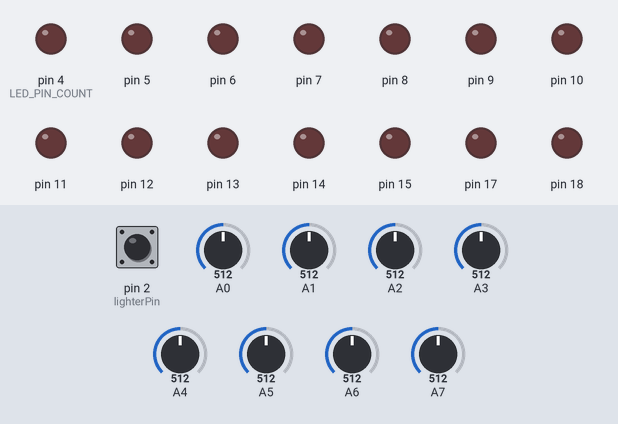
This sketch was run on a simulated Arduino Mega 2560, built with avr-gcc and run on an emulated ATmega2560. Shown: output pins drawn as LEDs (lit = HIGH). Inputs (shaded band) come from the test bench; at power-on: pin 2 (lighterPin) HIGH, A0 = 512, A1 = 512, A2 = 512, A5 = 512, A3 = 512, A4 = 512, A6 = 512, A7 = 512. Random numbers use the default seed unless the sketch sets one.

Above: at 1.2 s.
1.3 s: pin 2 (lighterPin) pulled LOW for 0.15 s
4.3 s: A0 set to 210
At 6.86 s:
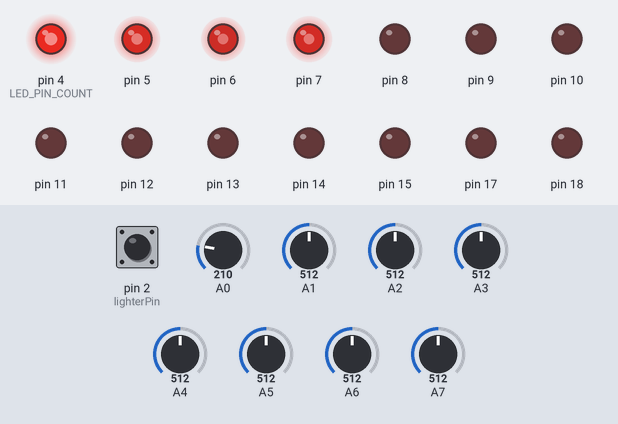
Timing chart, 0 to 6.8 s (numbered marks = the images above; inputs shaded):
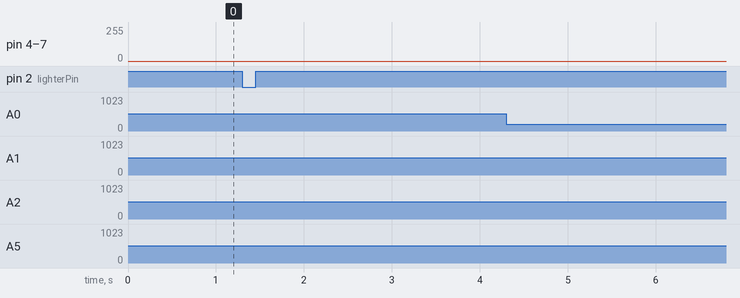

The sketch:

chanukiah.ino
```cpp
/**
  Flame-free chanukiah!
  Perfect for pets, apartments, and any other situation where fire is a bad idea.

  To use:
    1. click green ">" button to start the program running.
    2. click yellow circle button to light the shamash.
    3. for each candle you want to light,
       click the red LDR sensor below the candle and drag the slider to the right.
    4. enjoy watching the candles burn!
    5. once all the candles have burned out, press the gray square STOP button
       or refresh your browser window to reset the simulation.

  ***How to change candle colors:
      in the "diagram.json" tab, find the "wokwi-led-bar-graph" elements. these are the candles!
      for the candle you want, put in the hex code for your desired color, ex. "#FFFF00"
      ***special candle color gradient codes:
         "BCYR": blue, cyan, yellow, red
         "GYR": green, yellow, red

  *** How to change burn duration:
      use #define DRIP_ROLL_MAX, DRIP_CUTOFF_REG, DRIP_CUTOFF_LAST to change the burn duration!
      defaults (1080,7,2) burn for about 15-25 minutes, hopefully.
      (360,7,2) burns for about 7-12 minutes.
      DRIP_ROLL_MAX: increase this to make candles burn for longer overall.
      DRIP_CUTOFF_REG: increase this to make candles to burn more unevenly.
      DRIP_CUTOFF_LAST: decrease this (don't go less than 1) to make the last nub of a candle last longer.


  Implementation info:
    this code uses Charlieplexing to light a large number of LEDs using relatively few pins!
    read more about Charlieplexing here: https://en.wikipedia.org/wiki/Charlieplexing

  by G Rosen
*/

//TODO: do we want an enforced drip once every 5 minutes or so?

#define LEDS_PER_CANDLE 10
#define LED_PIN_COUNT 4
#define NUM_CANDLES 9
#define SCAN_DELAY 1
#define DISABLE_LDR 99

#define DRIP_ROLL_MAX 1080
#define DRIP_CUTOFF_REG 7
#define DRIP_CUTOFF_LAST 2


#define WAITING 1
#define LIGHTING 2

struct candleStruct {
  uint8_t setLedPins[LED_PIN_COUNT];
  uint8_t ledPins[LEDS_PER_CANDLE][2]; //format: {anodePin,cathodePin}
  uint8_t height;
  //flicker timer stuff
  unsigned long prevMillis;
  int flickerDuration;
  bool flickerState;
  //photoresistor pin (if necessary)
  uint8_t ldrPin;
} ;


//Pins n states
const uint8_t lighterPin = 2;
uint8_t chanukiahState = 0;
unsigned long prevMillisDrip = 0;

candleStruct candle0 = {
  {4, 5, 6, 7},
  { {4, 5},
    {4, 6},
    {4, 7},
    {5, 4},
    {5, 6},
    {5, 7},
    {6, 4},
    {6, 5},
    {6, 7},
    {7, 5}
  },
  0, //height
  0, //prevMillis
  500, //flickerDuration
  1, //flickerState
  A9
};

candleStruct candle1 = {
  {8, 9, 10, 11},
  { {8, 9},
    {8, 10},
    {8, 11},
    {9, 8},
    {9, 10},
    {9, 11},
    {10, 8},
    {10, 9},
    {10, 11},
    {11, 8}
  },
  0,
  0,
  500,
  1,
  A0
};

candleStruct candle2 = {
  {12, 13, 14, 15},
  { {12, 13},
    {12, 14},
    {12, 15},
    {13, 12},
    {13, 14},
    {13, 15},
    {14, 12},
    {14, 13},
    {14, 15},
    {15, 12}
  },
  0,
  0,
  500,
  1,
  A1
};

candleStruct candle3 = {
  {16, 17, 18, 19},
  { {16, 17},
    {16, 18},
    {16, 19},
    {17, 16},
    {17, 18},
    {17, 19},
    {18, 16},
    {18, 17},
    {18, 19},
    {19, 16}
  },
  0,
  0,
  500,
  1,
  A2
};

candleStruct candle4 = {
  {20, 21, 22, 23},
  { {20, 21},
    {20, 22},
    {20, 23},
    {21, 20},
    {21, 22},
    {21, 23},
    {22, 20},
    {22, 21},
    {22, 23},
    {23, 20}
  },
  0,
  0,
  500,
  1,
  A3
};

candleStruct candle5 = {
  {24, 25, 26, 27},
  { {24, 25},
    {24, 26},
    {24, 27},
    {25, 24},
    {25, 26},
    {25, 27},
    {26, 24},
    {26, 25},
    {26, 27},
    {27, 24}
  },
  0,
  0,
  500,
  1,
  A4
};
candleStruct candle6 = {
  {28, 29, 30, 31},
  { {28, 29},
    {28, 30},
    {28, 31},
    {29, 28},
    {29, 30},
    {29, 31},
    {30, 28},
    {30, 29},
    {30, 31},
    {31, 28}
  },
  0,
  0,
  500,
  1,
  A5
};
candleStruct candle7 = {
  {32, 33, 34, 35},
  { {32, 33},
    {32, 34},
    {32, 35},
    {33, 32},
    {33, 34},
    {33, 35},
    {34, 32},
    {34, 33},
    {34, 35},
    {35, 32}
  },
  0,
  0,
  500,
  1,
  A6
};
candleStruct candle8 = {
  {36, 37, 38, 39},
  { {36, 37},
    {36, 38},
    {36, 39},
    {37, 36},
    {37, 38},
    {37, 39},
    {38, 36},
    {38, 37},
    {38, 39},
    {39, 36}
  },
  0,
  0,
  500,
  1,
  A7
};

candleStruct allCandles[NUM_CANDLES] = {candle0, candle1, candle2, candle3, candle4,
                                        candle5, candle6, candle7, candle8};

void setup() {
  // set pins
  for (int i = 0; i < NUM_CANDLES; i++) {
    pinMode(allCandles[i].ldrPin, INPUT);
  }
  pinMode(lighterPin, INPUT_PULLUP);

  chanukiahState = WAITING;

  Serial.begin(96500); // for debugging
}

void loop() {
  //Serial.println("chanukiahState: " + String(chanukiahState));

  switch (chanukiahState) {
    case WAITING:
      if (digitalRead(lighterPin) == LOW) {
        //light the shamash!
        chanukiahState = LIGHTING;
        allCandles[0].height = LEDS_PER_CANDLE;
      }
      break;

    case LIGHTING:

      bool stillLighting = 0;
      for (int i = 1; i < NUM_CANDLES ; i++) { //yeah it's supposed to start at 1. 0 is the shamash
        int currentLdrPin = allCandles[i].ldrPin;
        if (allCandles[i].height == 0 && currentLdrPin != DISABLE_LDR) {
          stillLighting = 1;
          // if the candle's not lit yet, check its ldr
          int ldrVal = analogRead(allCandles[i].ldrPin);
          //  Serial.println("candle:"+ String(i)+ " pin: " + String(allCandles[i].ldrPin)+ " ldrVal: " + String(ldrVal));
          if (ldrVal < 200) {
            //when each candle is lit, initialize its height
            allCandles[i].height = LEDS_PER_CANDLE;
            allCandles[i].ldrPin = DISABLE_LDR; //special value so we don't read the ldr again after we've lit a candle once
          }

        }
      }
      break;
    default:
      Serial.println("how'd you get into the default case?");
      break;

  }

  /* candle burning */

  for (uint8_t i = 0; i < LED_PIN_COUNT; i++) {
    for (uint8_t j = 0; j < LED_PIN_COUNT; j++) {
      if (i != j) {
        //loop *here* over all candles so we can limit the scan-delay-ing-
        // turn on i,j for each candle, then delay, then off for each candle
        for (int k = 0; k < NUM_CANDLES; k++) {
          //first, flicker the top

          int currentTopC = allCandles[k].ledPins[allCandles[k].height - 1][1];
          int currentTopA = allCandles[k].ledPins[allCandles[k].height - 1][0];
          //    Serial.println("currentTopA: " + String(currentTopA) + " currentTopC: " + String(currentTopC)
          //    + " height: "+ String(allCandles[k].height));
          if ((allCandles[k].setLedPins[i] == currentTopC && allCandles[k].setLedPins[j] == currentTopA)
              && allCandles[k].height > 0) {
            //light the top light!
            if (allCandles[k].flickerState == LOW) {
              pinMode(allCandles[k].setLedPins[i], INPUT);
              pinMode(allCandles[k].setLedPins[j], INPUT);
            } else {
              //you gotta charlie-light it, you can't just turn it to on- itll mess up the later charlie-lights
              pinMode(allCandles[k].setLedPins[i], OUTPUT);
              pinMode(allCandles[k].setLedPins[j], OUTPUT);
              digitalWrite(allCandles[k].setLedPins[i], LOW);
              digitalWrite(allCandles[k].setLedPins[j], HIGH);
              delay(SCAN_DELAY);
              pinMode(allCandles[k].setLedPins[i], INPUT);
              pinMode(allCandles[k].setLedPins[j], INPUT);
            }

            //update flicker state if necessary
            unsigned long currentMillis = millis();
            if (currentMillis - allCandles[k].prevMillis >= allCandles[k].flickerDuration) {
              //time to switch!
              allCandles[k].prevMillis = currentMillis;
              allCandles[k].flickerDuration = (random(4) + 1) * 100;
              allCandles[k].flickerState = !allCandles[k].flickerState;
              if (allCandles[k].height == 1 ) {
                //Sputter if candle is low; ON is shorter, OFF is more varied + possibly longer
                if (allCandles[k].flickerState) {
                  allCandles[k].flickerDuration = (random(3) + 1) * 10;
                } else {
                  allCandles[k].flickerDuration = (random(10) + 1) * 100;
                }
              }
            }
          } // end "light the top light" loop

          //next, charlieplex-turn all the rest of the leds in the candle on
          int currentC = allCandles[k].setLedPins[i];
          int currentA = allCandles[k].setLedPins[j];
          int ledIdx = findPair(currentA, currentC, allCandles[k].ledPins);
          if (ledIdx < allCandles[k].height - 1 ) {
            pinMode(allCandles[k].setLedPins[i], OUTPUT);
            pinMode(allCandles[k].setLedPins[j], OUTPUT);
            digitalWrite(allCandles[k].setLedPins[i], LOW);
            digitalWrite(allCandles[k].setLedPins[j], HIGH);
          }
        }
        delay(SCAN_DELAY);

        for (int k = 0; k < NUM_CANDLES; k++) {
          //turn the led off
          pinMode(allCandles[k].setLedPins[i], INPUT);
          pinMode(allCandles[k].setLedPins[j], INPUT);
        }
      } //end "i != j" action loop
    } //end "iterate over 4 pins" inner loop
  } //end "iterate over 4 pins" outer loop


  //roll to drip
  unsigned long currentMillisDrip = millis();
  if (currentMillisDrip - prevMillisDrip > 1000 ) {
    prevMillisDrip = currentMillisDrip;
    for (int i = 0; i < NUM_CANDLES; i++) {
      if (allCandles[i].height > 0) {
        int dripRoll = random(DRIP_ROLL_MAX);
        int dripMin = DRIP_CUTOFF_REG;
        //linger a bit on the last LED
        if (allCandles[i].height == 1) {
          dripMin = DRIP_CUTOFF_LAST;
        }
        if (dripRoll < dripMin) {
          allCandles[i].height--;
        }
      }
    }
  }

}

int findPair(uint8_t valA, uint8_t valC, uint8_t pairList[LEDS_PER_CANDLE][2]) {
  //findPair(valA,valC,pairList): finds index of the pair (valA,valC) in pairList, if it exists
  //"A" and "C" in valA and valC refer to intended use for finding anode/cathode pairs
  int pairIdx = -1;
  int matchesA[LEDS_PER_CANDLE];
  int matchesC[LEDS_PER_CANDLE];
  for (int i = 0; i < LEDS_PER_CANDLE; i++ ) {
    matchesA[i] = 0;
    matchesC[i] = 0;
  }

  for (int i = 0; i < LEDS_PER_CANDLE; i++) {
    if (pairList[i][0] == valA && pairList[i][1] == valC) {
      pairIdx = i;
    }
  }

  return pairIdx;
}
```
